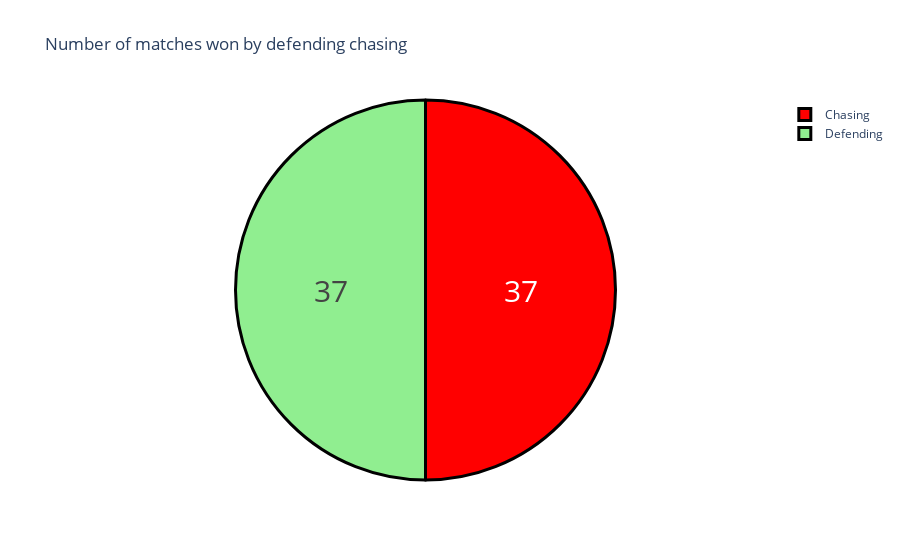

Source (notebook cell):
### Code cell
data['won_by'] = data['won_by'].map({'Wickets':'Chasing', 'Runs':'Defending'})
won_by = data["won_by"].value_counts()
label = won_by.index
counts = won_by.values
colors = ['red' , 'lightgreen']

fig = go.Figure(data =[go.Pie(labels = label ,values=counts)])
fig.update_layout(title_text = "Number of matches won by defending chasing")
fig.update_traces(hoverinfo ='label+percent', textinfo= 'value'  ,textfont_size = 30,
                 marker = dict(colors = colors , line=dict(color = "black " , width = 3)))

### Figure 1 — Plotly figure (JSON) as saved in the notebook; plotly's stock layout.template omitted (floating-point values rounded to 4 significant figures)
{"data": [{"hoverinfo": "label+percent", "labels": ["Chasing", "Defending"], "marker": {"colors": ["red", "lightgreen"], "line": {"color": "black ", "width": 3}}, "textfont": {"size": 30}, "textinfo": "value", "type": "pie", "values": [37, 37]}], "layout": {"autosize": true, "title": {"text": "Number of matches won by defending chasing"}}}
